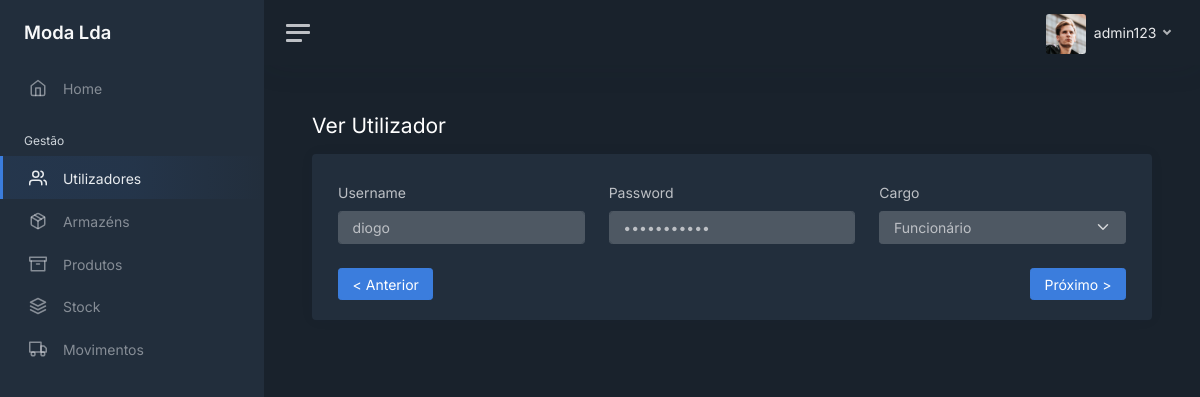
The app's page /users/2 (signed in) with its own data.
### modules/login/models.py (models this page shows, shortened)
class User(UserMixin, db.Model):
    __tablename__ = 'users'
    __table_args__ = {'extend_existing': True}
    id = db.Column(db.Integer, primary_key=True)
    username = db.Column(db.String(), unique=True)
    password = db.Column(db.String())
    role = db.Column(db.String())
    last_login = db.Column(db.DateTime, server_default=db.func.now())
    active = db.Column(db.Boolean, unique=False, default=True)

### modules/main/views.py (the view)
@bp.route('/users/<int:id>')
@login_required
def view_user(id):
    user_view = User.query.filter_by(id=id, active=1).first_or_404()
    form = EditUserForm()
    form.id.data = user_view.id
    form.username.data = user_view.username
    form.password.data = user_view.password
    form.role.data = user_view.role
    prev = User.query.filter_by(active=1).order_by(User.id.desc()).filter(User.id < user_view.id).first()
    next = User.query.filter_by(active=1).order_by(User.id.asc()).filter(User.id > user_view.id).first()
    if prev is not None:
        prev = prev.id
    if next is not None:
        next = next.id
    if current_user.role == 'admin' or current_user.role == 'gerente':
        return render_template('users/users_view.html', user=current_user, tab="users",
                               next=next, prev=prev, form=form, action='view')
    else:
        return redirect(request.referrer or 'home')

### modules/main/forms.py
class EditUserForm(FlaskForm):
    id = HiddenField('id', validators=[InputRequired()])
    username = StringField('Username', validators=[InputRequired(), validators.length(max=32)])
    password = StringField('Password', widget=PasswordInput(hide_value=False), validators=[InputRequired(), validators.length(min=5, max=32)])
    role = SelectField('Cargo',
        choices=[('admin', 'Admin'), ('gerente', 'Gerente'), ('funcionario', 'Funcionário')],
        default="funcionario",
        validators=[InputRequired()]
    )

### modules/login/models.py (called while the page is built)
@login_manager.user_loader
def load_user(user_id):
    return User.query.get(int(user_id))

### modules/main/templates/users/users_view.html (shortened to what this page needs)
<!DOCTYPE html>
<html lang="en">
<head>
    <link href="/static/css/dashboard.css" rel="stylesheet">
    <link href="https://cdn.datatables.net/1.13.7/css/jquery.dataTables.min.css" rel="stylesheet">
</head>
{% extends 'sidebar.html' %}
{% block content %}
    <div class="row">
        <h1 class="h3 mb-3">{% if action == 'view' %}Ver{% else %}Editar{% endif %} Utilizador</h1>
    </div>
    <div class="card">
        <div class="card-body">
            <div class="container-fluid">
                <form action="" method="post">
                    <div class="row">
                        <div class="col-12 col-md-4 mt-2">
                            {{ form.username.label(class_="form-label") }}
                            {% if action == 'view' %}
                                {{ form.username(class_="form-control", disabled="disabled") }}
                            {% else %}
                                {{ form.username(class_="form-control") }}
                            {% endif %}
                        </div>
                        <div class="col-12 col-md-4 mt-2">
                            {{ form.password.label(class_="form-label") }}
                            {% if action == 'view' %}
                                {{ form.password(class_="form-control", disabled="disabled") }}
                            {% else %}
                                {{ form.password(class_="form-control") }}
                            {% endif %}
                        </div>
                        <div class="col-12 col-md-4 mt-2">
                            {{ form.role.label(class_="form-label") }}
                            {% if action == 'view' %}
                                {{ form.role(class_="form-select", disabled="disabled") }}
                            {% else %}
                                {{ form.role(class_="form-select") }}
                            {% endif %}
                        </div>
                    </div>
                    <div class="mt-4">
                        {% if action == 'view' %}
                            <div class="row">
                                <div class="col">
                                    {% if prev is not none %}
                                        <a href="/users/{{ prev }}" class="btn btn-primary"> < Anterior</a>
                                    {% endif %}
                                </div>
                                <div class="col">
                                    {% if next is not none %}
                                        <a href="/users/{{ next }}" class="btn btn-primary float-end">Próximo ></a>
                                    {% endif %}
                                </div>
                            </div>
                        {% endif %}
                    </div>
                </form>
            </div>
        </div>
    </div>
{% endblock %}

### modules/main/templates/sidebar.html (shortened to what this page needs)
<body data-theme="dark">
<div class="wrapper">
    <nav id="sidebar" class="sidebar js-sidebar">
        <div class="sidebar-content js-simplebar">
            <a class="sidebar-brand" href="/home">
                <span class="align-middle">Moda Lda</span>
            </a>
            <ul class="sidebar-nav">
                <li class="sidebar-item {% if tab == 'home' %}active{% endif %}">
                    <a class="sidebar-link" href="/home">
                        <i class="align-middle" data-feather="home"></i> <span class="align-middle">Home</span>
                    </a>
                </li>
                <li class="sidebar-header">
                    Gestão
                </li>
                {% if user.role == 'admin' or user.role == 'gerente' %}
                <li class="sidebar-item {% if tab == 'users' %}active{% endif %}">
                    <a class="sidebar-link" href="/users">
                        <i class="align-middle" data-feather="users"></i> <span class="align-middle">Utilizadores</span>
                    </a>
                </li>
                {% endif %}
                {% if user.role == 'admin' or user.role == 'gerente' %}
                <li class="sidebar-item {% if tab == 'warehouses' %}active{% endif %}">
                    <a class="sidebar-link" href="/warehouses">
                        <i class="align-middle" data-feather="package"></i> <span class="align-middle">Armazéns</span>
                    </a>
                </li>
                {% endif %}
                <li class="sidebar-item {% if tab == 'products' %}active{% endif %}">
                    <a class="sidebar-link" href="/products">
                        <i class="align-middle" data-feather="archive"></i> <span class="align-middle">Produtos</span>
                    </a>
                </li>
                <li class="sidebar-item {% if tab == 'stock' %}active{% endif %}">
                    <a class="sidebar-link" href="/stock">
                        <i class="align-middle" data-feather="layers"></i> <span class="align-middle">Stock</span>
                    </a>
                </li>
                <li class="sidebar-item {% if tab == 'movements' %}active{% endif %}">
                    <a class="sidebar-link" href="/movements">
                        <i class="align-middle" data-feather="truck"></i> <span class="align-middle">Movimentos</span>
                    </a>
                </li>
            </ul>
        </div>
    </nav>
    <div class="main">
        <nav class="navbar navbar-expand navbar-light navbar-bg">
            <a class="sidebar-toggle js-sidebar-toggle">
                <i class="hamburger align-self-center"></i>
            </a>
            <div class="navbar-collapse collapse">
                <ul class="navbar-nav navbar-align">
                    <li class="nav-item dropdown">
                        <a class="nav-link dropdown-toggle d-none d-sm-inline-block" href="#" data-bs-toggle="dropdown">
                            <img src="/static/img/avatars/avatar.jpg" class="avatar img-fluid rounded me-1"
                                 alt="{{ user.username }}"/> <span class="text-dark"> {{ user.username }} </span>
                        </a>
                    </li>
                </ul>
            </div>
        </nav>
        <main class="content">
            <div class="container-fluid p-0">
                {% block content %}
                {% endblock %}
            </div>
        </main>
    </div>
</div>
</body>
</html>

### records on screen
User: username "admin123"
User: username "diogo", role "Funcionário"
